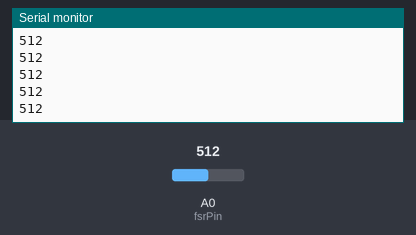
Bench run of a sketch on a simulated Arduino Due. On the bench: the last lines printed to the serial monitor. Inputs (shaded band) come from the test bench; at power-on: A0 (fsrPin) = 512.

Above: at 1.2 s.
1.3 s: A0 (fsrPin) set to 716
At 1.48 s:
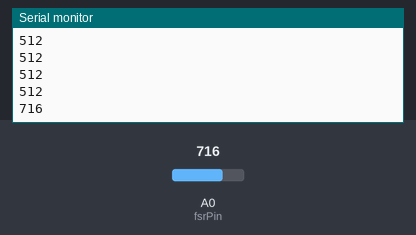
2.8 s: A0 (fsrPin) set to 900
At 2.83 s:
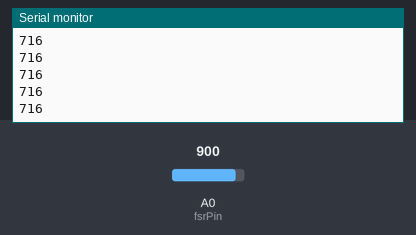
Timing chart, 0 to 5.8 s (numbered marks = the images above; inputs shaded):
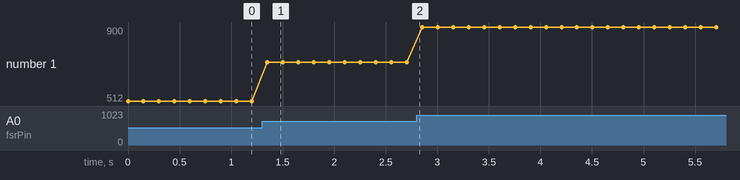

The sketch:

FSR.ino
```cpp
// This simple code allow you to send data from Arduino to Unity3D.

// uncomment "NATIVE_USB" if you're using ARM CPU (Arduino DUE, Arduino M0, ..)
//#define NATIVE_USB

// uncomment "SERIAL_USB" if you're using non ARM CPU (Arduino Uno, Arduino Mega, ..)
#define SERIAL_USB

int fsrPin = A0;     // the FSR and 10K pulldown are connected to a0
int fsrvalue;     // the analog reading from the FSR resistor divider
int maximum = 0;
int count = 0;
String data = "A";
void setup() {
  #ifdef NATIVE_USB
    SerialUSB.begin(1); //Baudrate is irevelant for Native USB
  #endif

  #ifdef SERIAL_USB
    Serial.begin(9600); // You can choose any baudrate, just need to also change it in Unity.
    while (!Serial); // wait for Leonardo enumeration, others continue immediately
  #endif
}

// Run forever
void loop() {
   fsrvalue = analogRead(fsrPin);

    sendData(String(fsrvalue));

  //sendData("Hello World!");
  delay(150); // Choose your delay having in mind your ReadTimeout in Unity3D
}

void sendData(String data){
   #ifdef NATIVE_USB
    SerialUSB.println(data); // need a end-line because wrmlh.csharp use readLine method to receive data
  #endif

  #ifdef SERIAL_USB
    Serial.println(data); // need a end-line because wrmlh.csharp use readLine method to receive data
  #endif
}
```

Measured:
- after the input at 1.3 s, the serial monitor: prints a new line after 0.05 s (image 1)
- plotted number 1: 512 → 716 after the input at 1.3 s, 716 → 900 after the input at 2.8 s
